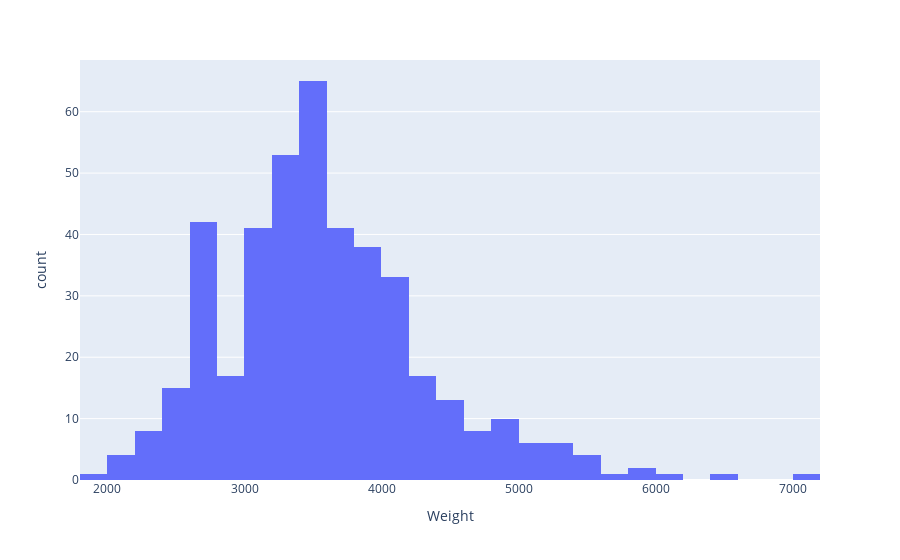

The cell this chart's notebook holds for it:
### Markdown cell above
### Para la variable "Weight"

### Code cell
fig = px.histogram(df[["Weight"]], x="Weight", nbins=50)
fig.show()

### Figure 1 — Plotly figure (JSON) as saved in the notebook; plotly's stock layout.template omitted (floating-point values rounded to 4 significant figures; data arrays with more than 128 entries replaced by an {"elided": "..."} marker saying what was removed)
{"data": [{"alignmentgroup": "True", "bingroup": "x", "hovertemplate": "Weight=%{x}<br>count=%{y}<extra></extra>", "legendgroup": "", "marker": {"color": "#636efa", "pattern": {"shape": ""}}, "name": "", "nbinsx": 50, "offsetgroup": "", "orientation": "v", "showlegend": false, "type": "histogram", "x": {"elided": "428 int values"}, "xaxis": "x", "yaxis": "y"}], "layout": {"barmode": "relative", "legend": {"tracegroupgap": 0}, "margin": {"t": 60}, "xaxis": {"anchor": "y", "domain": [0, 1], "title": {"text": "Weight"}}, "yaxis": {"anchor": "x", "domain": [0, 1], "title": {"text": "count"}}}}
